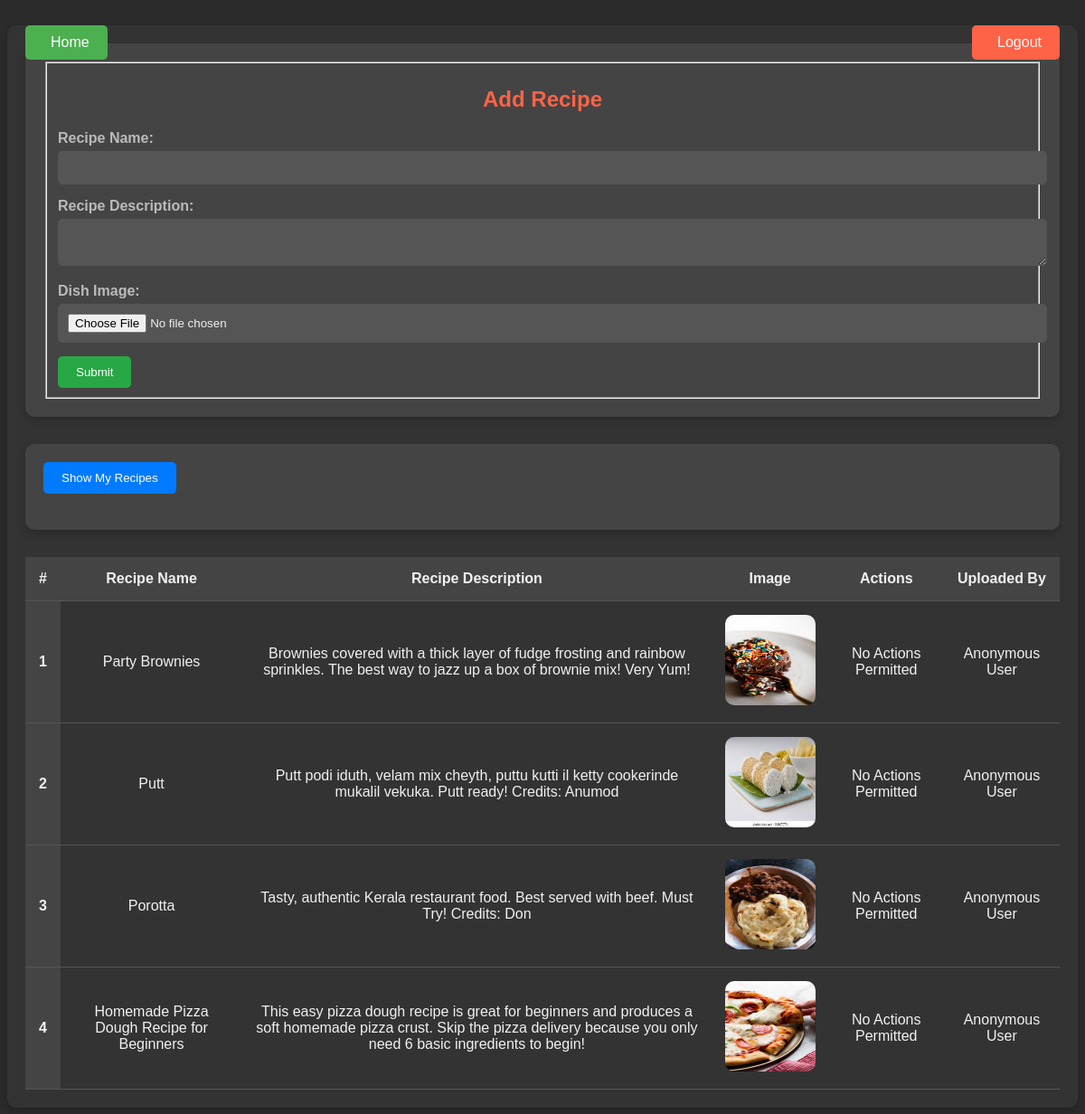
/recipes/ (signed in), run on an earlier commit of the app's database.
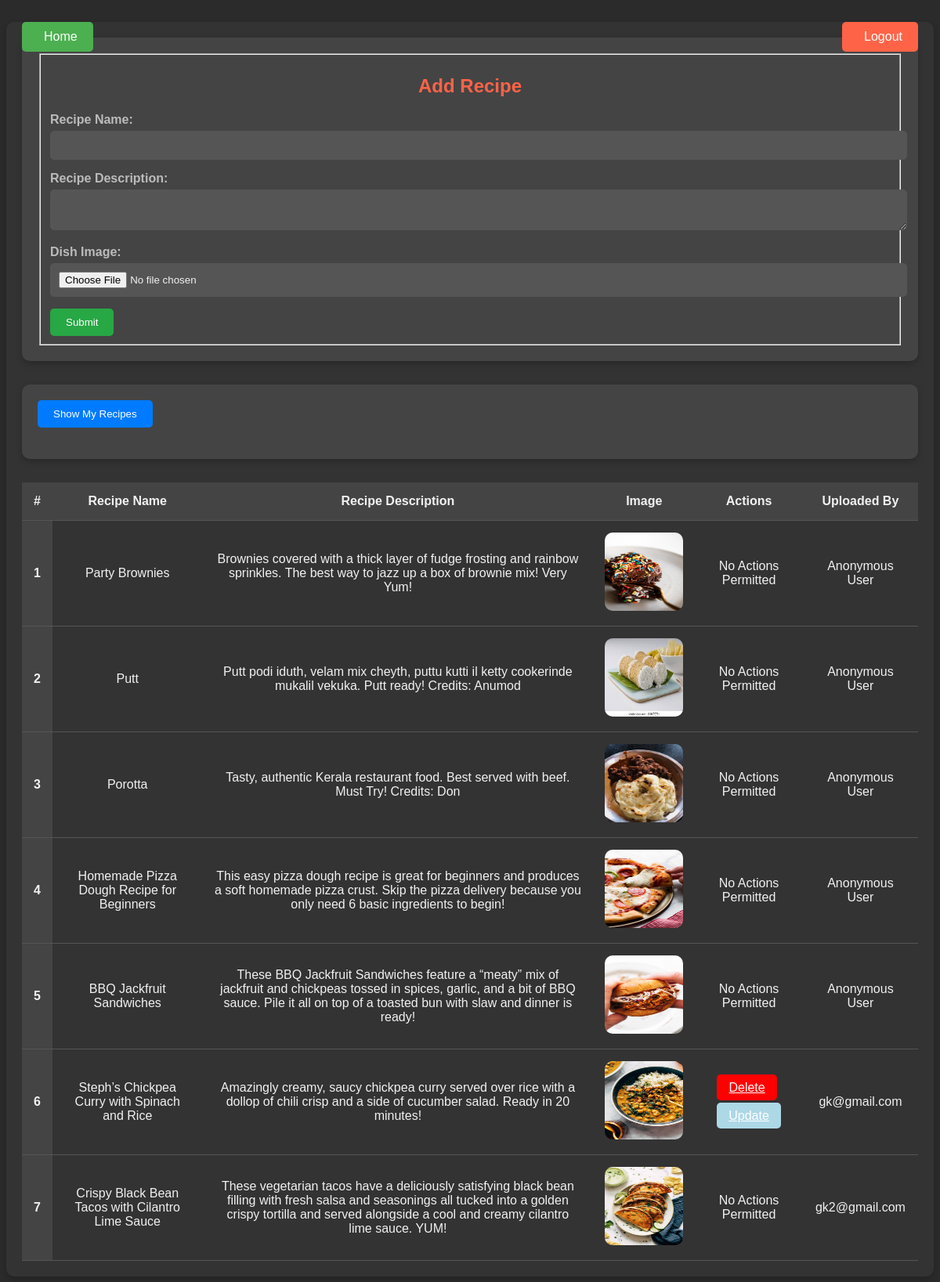
And on a later commit of the database.
### vege/models.py (models this page shows)
class Recipe(models.Model):
    user = models.ForeignKey(User, on_delete=models.SET_NULL, null=True, blank=True)
    recepe_name = models.CharField(max_length=200)
    recipe = models.TextField()
    photo = models.ImageField(upload_to="recipeImages")

### vege/views.py (the view, shortened to what this page needs)
# urls.py: path('recipes/',recipes,name='recipes'),
@login_required(login_url='/login/')
def recipes(request):
    queryset = Recipe.objects.all()
    if request.method == 'GET':
        show_all = request.GET.get('toggle') != 'user'
        if show_all:
            queryset = Recipe.objects.all()
        else:
            queryset = Recipe.objects.filter(user=request.user)
    context = {'recipes': queryset, 'show_all': show_all}
    return render(request, "recipes.html", context)

### vege/templates/recipes.html (shortened to what this page needs)
<!DOCTYPE html>
<html lang="en">
<head>
</head>
<body>
    <a href="/" class="home-button">
         Home
    </a>
    <a href="/logout/" class="logout-button">
         Logout
    </a>
    <div class="container">
        <form method="post" enctype="multipart/form-data">
            <fieldset>
                <h2>Add Recipe</h2>
                <div class="mb-3">
                    <label class="form-label">Recipe Name:</label>
                    <input name="recipe_name" required type="text" class="form-control">
                </div>
                <div class="mb-3">
                    <label class="form-label">Recipe Description:</label>
                    <textarea name="recipe_desc" required class="form-control"></textarea>
                </div>
                <div class="mb-3">
                    <label class="form-label">Dish Image:</label>
                    <input name="dish_img" type="file" class="form-control">
                </div>
                <button type="submit" class="btn">Submit</button>
            </fieldset>
        </form>
        <form method="get">
            <button type="submit" name="toggle" value="{% if show_all %}user{% else %}all{% endif %}" class="toggle-btn">
                {% if show_all %}
                    Show My Recipes
                {% else %}
                    Show All Recipes
                {% endif %}
            </button>
        </form>
        <table class="table">
            <thead>
              <tr>
                <th scope="col">#</th>
                <th scope="col">Recipe Name</th>
                <th scope="col">Recipe Description</th>
                <th scope="col">Image</th>
                <th scope="col">Actions</th>
                <th scope="col">Uploaded By</th>
              </tr>
            </thead>
            <tbody>
              {% for ele in recipes %}
              <tr>
                <th scope="row">{{forloop.counter}}</th>
                <td>{{ele.recepe_name}}</td>
                <td>{{ele.recipe}}</td>
                <td>
                    <img src="/media/{{ele.photo}}" alt="Recipe Image">
                </td>
                {% if ele.user == request.user %}
                <td>
                    <a href="/del_recipe/{{ele.id}}" class="btn btn-danger-outline" style="background-color: red;">Delete</a><br><br>
                    <a href="/update_recipe/{{ele.id}}" class="btn btn-danger-outline" style="background-color: lightblue;">Update</a>
                </td>
                {% else %}
                <td>No Actions Permitted</td>
                {% endif %}
                {% if ele.user %}
                    <td>{{ele.user}}</td>
                {% else %}
                    <td>Anonymous User</td>
                {% endif %}
              </tr>
              {% endfor %}
            </tbody>
          </table>
    </div>
</body>
</html>

### vege/templates/recipes.html (style rules this page uses)
body { font-family: 'Arial', sans-serif; background-color: #2b2b2b; color: #f1f1f1; display: flex; justify-content: center; align-items: center; flex-direction: column; padding: 20px; animation: fadeIn 2s ease-in-out; position: relative; }
.container { width: 100%; max-width: 1200px; background-color: #333; padding: 20px; box-shadow: 0 4px 8px rgba(0, 0, 0, 0.2); border-radius: 10px; animation: slideInFromBottom 1s ease-out; }
.home-button { position: absolute; top: 20px; left: 20px; background-color: #4CAF50; color: white; padding: 10px 20px; font-size: 1em; border: none; border-radius: 5px; cursor: pointer; display: flex; align-items: center; text-decoration: none; transition: background-color 0.3s ease; }
.logout-button { position: absolute; top: 20px; right: 20px; background-color: #ff6347; color: white; padding: 10px 20px; font-size: 1em; border: none; border-radius: 5px; cursor: pointer; display: flex; align-items: center; text-decoration: none; transition: background-color 0.3s ease; }
form { background-color: #444; padding: 20px; border-radius: 10px; box-shadow: 0 4px 8px rgba(0, 0, 0, 0.2); margin-bottom: 30px; animation: growIn 1s ease-out; }
h2 { text-align: center; color: #ff6347; margin-bottom: 20px; }
.form-label { font-weight: bold; color: #bbb; }
.form-control { width: 100%; padding: 10px; margin-top: 5px; margin-bottom: 15px; border-radius: 5px; border: 1px solid #555; background-color: #555; color: #f1f1f1; transition: border-color 0.3s ease; }
.btn { background-color: #28a745; color: white; padding: 10px 20px; border: none; border-radius: 5px; cursor: pointer; transition: background-color 0.3s ease, transform 0.3s ease; }
.table { width: 100%; border-collapse: collapse; margin-top: 20px; animation: fadeIn 2s ease-in-out; }
.table th, .table td { padding: 15px; text-align: center; border-bottom: 1px solid #555; }
.table th { background-color: #444; color: #f1f1f1; animation: slideInFromTop 1s ease-out; }
.table td { background-color: #333; animation: slideInFromLeft 1s ease-out; }
.table img { height: 100px; width: 100px; border-radius: 10px; transition: transform 0.3s ease; }
.btn-danger-outline { padding: 8px 15px; color: white; border-radius: 5px; margin: 5px; cursor: pointer; transition: transform 0.3s ease; }
.btn-danger-outline:nth-child(1) { margin-right: 10px; }
.toggle-btn { margin-bottom: 20px; padding: 10px 20px; background-color: #007bff; color: white; border: none; border-radius: 5px; cursor: pointer; transition: background-color 0.3s ease, transform 0.3s ease; }

What changed in the data, as far as the page shows it:
added Recipe: recepe_name "BBQ Jackfruit Sandwiches", recipe "These BBQ Jackfruit Sandwiches feature a “meaty” mix of jackfruit and chickpeas tossed in spices, garlic, and a bit of BBQ sauce. Pile it all on top of a toasted bun with slaw and dinner is ready!", photo (picture), shows "No Actions Permitted", shows "Anonymous User"
added Recipe: recepe_name "Steph’s Chickpea Curry with Spinach and Rice", recipe "Amazingly creamy, saucy chickpea curry served over rice with a dollop of chili crisp and a side of cucumber salad. Ready in 20 minutes!", photo (picture), user "gk@gmail.com"
added Recipe: recepe_name "Crispy Black Bean Tacos with Cilantro Lime Sauce", recipe "These vegetarian tacos have a deliciously satisfying black bean filling with fresh salsa and seasonings all tucked into a golden crispy tortilla and served alongside a cool and creamy cilantro lime sauce. YUM!", photo (picture), shows "No Actions Permitted", user "gk2@gmail.com"
